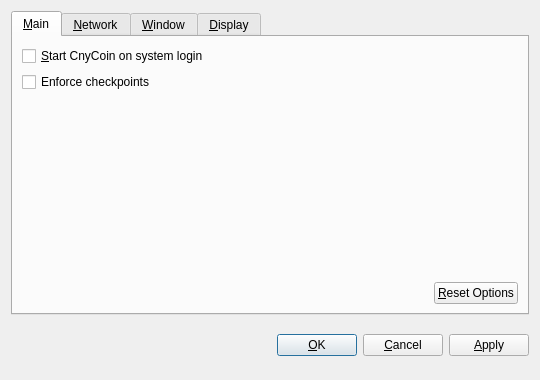
<?xml version="1.0" encoding="UTF-8"?>
<ui version="4.0">
 <class>OptionsDialog</class>
 <widget class="QDialog" name="OptionsDialog">
  <property name="geometry">
   <rect>
    <x>0</x>
    <y>0</y>
    <width>540</width>
    <height>380</height>
   </rect>
  </property>
  <property name="windowTitle">
   <string>Options</string>
  </property>
  <property name="modal">
   <bool>true</bool>
  </property>
  <layout class="QVBoxLayout" name="verticalLayout">
   <item>
    <widget class="QTabWidget" name="tabWidget">
     <property name="tabPosition">
      <enum>QTabWidget::North</enum>
     </property>
     <property name="currentIndex">
      <number>0</number>
     </property>
     <widget class="QWidget" name="tabMain">
      <attribute name="title">
       <string>&amp;Main</string>
      </attribute>
      <layout class="QVBoxLayout" name="verticalLayout_Main">
       <item>
        <widget class="QCheckBox" name="bitcoinAtStartup">
         <property name="toolTip">
          <string>Automatically start CnyCoin after logging in to the system.</string>
         </property>
         <property name="text">
          <string>&amp;Start CnyCoin on system login</string>
         </property>
        </widget>
       </item>
       <item>
        <widget class="QCheckBox" name="checkpointEnforce">
         <property name="toolTip">
          <string>Check this box to follow the centrally issued checkpoints.</string>
         </property>
         <property name="text">
          <string>Enforce checkpoints</string>
         </property>
        </widget>
       </item>
       <item>
        <spacer name="verticalSpacer_Main">
         <property name="orientation">
          <enum>Qt::Vertical</enum>
         </property>
         <property name="sizeHint" stdset="0">
          <size>
           <width>20</width>
           <height>40</height>
          </size>
         </property>
        </spacer>
       </item>
       <item>
        <layout class="QHBoxLayout" name="horizontalLayout_2_Main">
         <item>
          <spacer name="horizontalSpacer_2_Main">
           <property name="orientation">
            <enum>Qt::Horizontal</enum>
           </property>
           <property name="sizeHint" stdset="0">
            <size>
             <width>40</width>
             <height>20</height>
            </size>
           </property>
          </spacer>
         </item>
         <item>
          <widget class="QPushButton" name="resetButton">
           <property name="toolTip">
            <string>Reset all client options to default.</string>
           </property>
           <property name="text">
            <string>&amp;Reset Options</string>
           </property>
           <property name="autoDefault">
            <bool>false</bool>
           </property>
          </widget>
         </item>
        </layout>
       </item>
      </layout>
     </widget>
     <widget class="QWidget" name="tabNetwork">
      <attribute name="title">
       <string>&amp;Network</string>
      </attribute>
      <layout class="QVBoxLayout" name="verticalLayout_Network">
       <item>
        <widget class="QCheckBox" name="mapPortUpnp">
         <property name="toolTip">
          <string>Automatically open the CnyCoin client port on the router. This only works when your router supports UPnP and it is enabled.</string>
         </property>
         <property name="text">
          <string>Map port using &amp;UPnP</string>
         </property>
        </widget>
       </item>
       <item>
        <widget class="QCheckBox" name="connectSocks">
         <property name="toolTip">
          <string>Connect to the CnyCoin network through a SOCKS proxy (e.g. when connecting through Tor).</string>
         </property>
         <property name="text">
          <string>&amp;Connect through SOCKS proxy:</string>
         </property>
        </widget>
       </item>
       <item>
        <layout class="QHBoxLayout" name="horizontalLayout_Network">
         <item>
          <widget class="QLabel" name="proxyIpLabel">
           <property name="text">
            <string>Proxy &amp;IP:</string>
           </property>
           <property name="textFormat">
            <enum>Qt::PlainText</enum>
           </property>
           <property name="buddy">
            <cstring>proxyIp</cstring>
           </property>
          </widget>
         </item>
         <item>
          <widget class="QValidatedLineEdit" name="proxyIp">
           <property name="maximumSize">
            <size>
             <width>140</width>
             <height>16777215</height>
            </size>
           </property>
           <property name="toolTip">
            <string>IP address of the proxy (e.g. 127.0.0.1)</string>
           </property>
          </widget>
         </item>
         <item>
          <widget class="QLabel" name="proxyPortLabel">
           <property name="text">
            <string>&amp;Port:</string>
           </property>
           <property name="textFormat">
            <enum>Qt::PlainText</enum>
           </property>
           <property name="buddy">
            <cstring>proxyPort</cstring>
           </property>
          </widget>
         </item>
         <item>
          <widget class="QLineEdit" name="proxyPort">
           <property name="maximumSize">
            <size>
             <width>55</width>
             <height>16777215</height>
            </size>
           </property>
           <property name="toolTip">
            <string>Port of the proxy (e.g. 9050)</string>
           </property>
          </widget>
         </item>
         <item>
          <widget class="QLabel" name="socksVersionLabel">
           <property name="text">
            <string>SOCKS &amp;Version:</string>
           </property>
           <property name="textFormat">
            <enum>Qt::PlainText</enum>
           </property>
           <property name="buddy">
            <cstring>socksVersion</cstring>
           </property>
          </widget>
         </item>
         <item>
          <widget class="QValueComboBox" name="socksVersion">
           <property name="toolTip">
            <string>SOCKS version of the proxy (e.g. 5)</string>
           </property>
          </widget>
         </item>
         <item>
          <spacer name="horizontalSpacer_Network">
           <property name="orientation">
            <enum>Qt::Horizontal</enum>
           </property>
           <property name="sizeHint" stdset="0">
            <size>
             <width>40</width>
             <height>20</height>
            </size>
           </property>
          </spacer>
         </item>
        </layout>
       </item>
       <item>
        <spacer name="verticalSpacer_Network">
         <property name="orientation">
          <enum>Qt::Vertical</enum>
         </property>
         <property name="sizeHint" stdset="0">
          <size>
           <width>20</width>
           <height>40</height>
          </size>
         </property>
        </spacer>
       </item>
      </layout>
     </widget>
     <widget class="QWidget" name="tabWindow">
      <attribute name="title">
       <string>&amp;Window</string>
      </attribute>
      <layout class="QVBoxLayout" name="verticalLayout_Window">
       <item>
        <widget class="QCheckBox" name="minimizeToTray">
         <property name="toolTip">
          <string>Show only a tray icon after minimizing the window.</string>
         </property>
         <property name="text">
          <string>&amp;Minimize to the tray instead of the taskbar</string>
         </property>
        </widget>
       </item>
       <item>
        <widget class="QCheckBox" name="minimizeOnClose">
         <property name="toolTip">
          <string>Minimize instead of exit the application when the window is closed. When this option is enabled, the application will be closed only after selecting Quit in the menu.</string>
         </property>
         <property name="text">
          <string>M&amp;inimize on close</string>
         </property>
        </widget>
       </item>
       <item>
        <spacer name="verticalSpacer_Window">
         <property name="orientation">
          <enum>Qt::Vertical</enum>
         </property>
         <property name="sizeHint" stdset="0">
          <size>
           <width>20</width>
           <height>40</height>
          </size>
         </property>
        </spacer>
       </item>
      </layout>
     </widget>
     <widget class="QWidget" name="tabDisplay">
      <attribute name="title">
       <string>&amp;Display</string>
      </attribute>
      <layout class="QVBoxLayout" name="verticalLayout_Display">
       <item>
        <layout class="QHBoxLayout" name="horizontalLayout_1_Display">
         <item>
          <widget class="QLabel" name="langLabel">
           <property name="text">
            <string>User Interface &amp;language:</string>
           </property>
           <property name="textFormat">
            <enum>Qt::PlainText</enum>
           </property>
           <property name="buddy">
            <cstring>lang</cstring>
           </property>
          </widget>
         </item>
         <item>
          <widget class="QValueComboBox" name="lang">
           <property name="toolTip">
            <string>The user interface language can be set here. This setting will take effect after restarting CnyCoin.</string>
           </property>
          </widget>
         </item>
        </layout>
       </item>
       <item>
        <layout class="QHBoxLayout" name="horizontalLayout_2_Display">
         <item>
          <widget class="QLabel" name="unitLabel">
           <property name="text">
            <string>&amp;Unit to show amounts in:</string>
           </property>
           <property name="textFormat">
            <enum>Qt::PlainText</enum>
           </property>
           <property name="buddy">
            <cstring>unit</cstring>
           </property>
          </widget>
         </item>
         <item>
          <widget class="QValueComboBox" name="unit">
           <property name="toolTip">
            <string>Choose the default subdivision unit to show in the interface and when sending coins.</string>
           </property>
          </widget>
         </item>
        </layout>
       </item>
       <item>
        <widget class="QCheckBox" name="displayAddresses">
         <property name="toolTip">
          <string>Whether to show CnyCoin addresses in the transaction list or not.</string>
         </property>
         <property name="text">
          <string>&amp;Display addresses in transaction list</string>
         </property>
        </widget>
       </item>
       <item>
         <widget class="QCheckBox" name="coinControlFeatures">
           <property name="toolTip">
            <string>Whether to show coin control features or not.</string>
           </property>
           <property name="text">
            <string>Display coin &amp;control features (experts only!)</string>
           </property>
         </widget>
       </item>
       <item>
        <spacer name="verticalSpacer_Display">
         <property name="orientation">
          <enum>Qt::Vertical</enum>
         </property>
         <property name="sizeHint" stdset="0">
          <size>
           <width>20</width>
           <height>40</height>
          </size>
         </property>
        </spacer>
       </item>
      </layout>
     </widget>
    </widget>
   </item>
   <item>
    <layout class="QHBoxLayout" name="horizontalLayout_Buttons">
     <item>
      <spacer name="horizontalSpacer_1">
       <property name="orientation">
        <enum>Qt::Horizontal</enum>
       </property>
       <property name="sizeHint" stdset="0">
        <size>
         <width>40</width>
         <height>48</height>
        </size>
       </property>
      </spacer>
     </item>
     <item>
      <widget class="QLabel" name="statusLabel">
       <property name="font">
        <font>
         <weight>75</weight>
         <bold>true</bold>
        </font>
       </property>
       <property name="text">
        <string/>
       </property>
       <property name="textFormat">
        <enum>Qt::PlainText</enum>
       </property>
       <property name="wordWrap">
        <bool>true</bool>
       </property>
      </widget>
     </item>
     <item>
      <spacer name="horizontalSpacer_2">
       <property name="orientation">
        <enum>Qt::Horizontal</enum>
       </property>
       <property name="sizeHint" stdset="0">
        <size>
         <width>40</width>
         <height>48</height>
        </size>
       </property>
      </spacer>
     </item>
     <item>
      <widget class="QPushButton" name="okButton">
       <property name="text">
        <string>&amp;OK</string>
       </property>
      </widget>
     </item>
     <item>
      <widget class="QPushButton" name="cancelButton">
       <property name="text">
        <string>&amp;Cancel</string>
       </property>
       <property name="autoDefault">
        <bool>false</bool>
       </property>
      </widget>
     </item>
     <item>
      <widget class="QPushButton" name="applyButton">
       <property name="text">
        <string>&amp;Apply</string>
       </property>
       <property name="autoDefault">
        <bool>false</bool>
       </property>
      </widget>
     </item>
    </layout>
   </item>
  </layout>
 </widget>
 <customwidgets>
  <customwidget>
   <class>BitcoinAmountField</class>
   <extends>QSpinBox</extends>
   <header>bitcoinamountfield.h</header>
  </customwidget>
  <customwidget>
   <class>QValueComboBox</class>
   <extends>QComboBox</extends>
   <header>qvaluecombobox.h</header>
  </customwidget>
  <customwidget>
   <class>QValidatedLineEdit</class>
   <extends>QLineEdit</extends>
   <header>qvalidatedlineedit.h</header>
  </customwidget>
 </customwidgets>
 <resources/>
 <connections/>
</ui>
